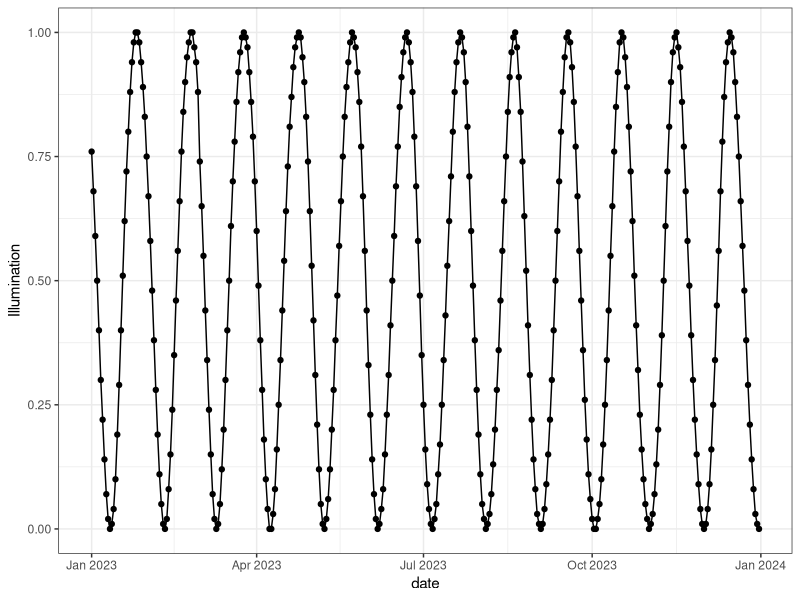
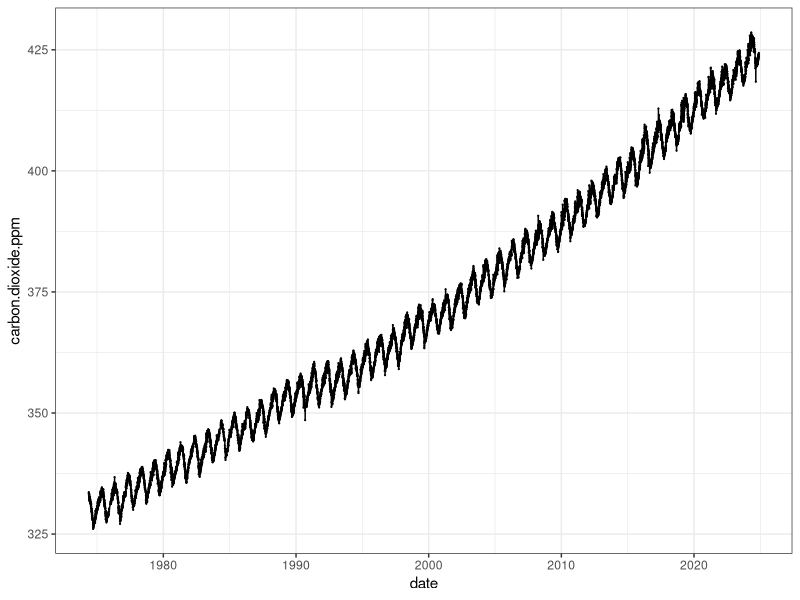
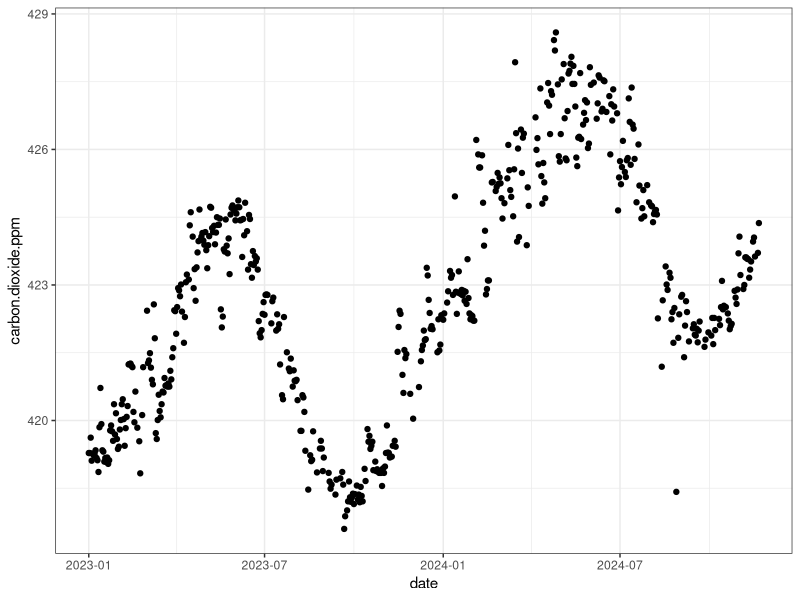

The R script that drew these images, in order:
## ---- chunk 1
rm(list = ls())
library(tidyverse)
library(here)
## ---- chunk 2
moon <- read.csv(here("Data/time-series-data/moon_illumination_2023_time_series.csv"))
co2 <-read.csv(here("Data/time-series-data/mauna-loa-carbon-dioxide.csv"))
## ---- chunk 3
co2$date <- ymd(co2$date)
moon$date <- dmy(moon$date)
## ---- chunk 4
ggplot(moon, aes(date, Illumination))+
  geom_point()+
  geom_line()+
  theme_bw()
## ---- chunk 5
ggplot(co2, aes(date, carbon.dioxide.ppm))+
  geom_point(size = 0.1)+
  geom_line()+
  theme_bw()
## ---- chunk 6
ggplot(data = filter(co2, Year > 2022), aes(date, carbon.dioxide.ppm))+
  geom_point()+
  theme_bw()
